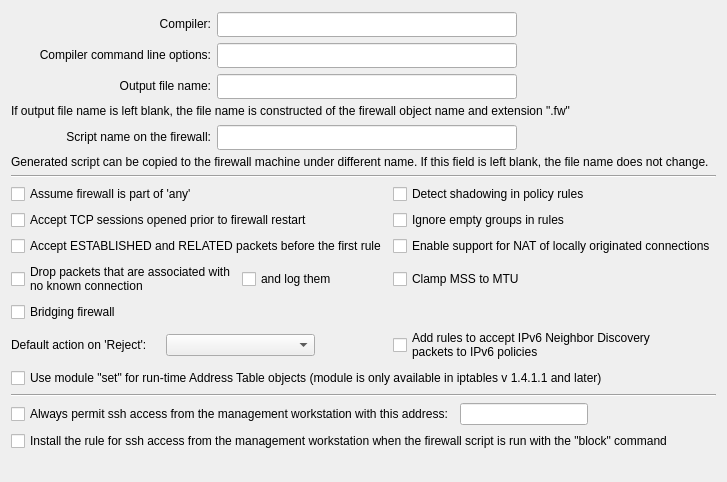
     <widget class="QWidget" name="tab0">
      <attribute name="title">
       <string>Compiler</string>
      </attribute>
      <layout class="QGridLayout" name="gridLayout_10">
       <item row="0" column="0">
        <layout class="QGridLayout" name="gridLayout_7"/>
       </item>
       <item row="1" column="0" colspan="2">
        <layout class="QGridLayout" name="gridLayout_9" columnstretch="5,5,5">
         <item row="1" column="0">
          <widget class="QLabel" name="compilerLabel">
           <property name="text">
            <string>Compiler:</string>
           </property>
           <property name="alignment">
            <set>Qt::AlignRight|Qt::AlignTrailing|Qt::AlignVCenter</set>
           </property>
           <property name="wordWrap">
            <bool>false</bool>
           </property>
          </widget>
         </item>
         <item row="1" column="1">
          <widget class="QLineEdit" name="compiler">
           <property name="minimumSize">
            <size>
             <width>300</width>
             <height>25</height>
            </size>
           </property>
           <property name="maximumSize">
            <size>
             <width>32767</width>
             <height>22</height>
            </size>
           </property>
          </widget>
         </item>
         <item row="2" column="0">
          <widget class="QLabel" name="compilerArgsLabel">
           <property name="sizePolicy">
            <sizepolicy hsizetype="Expanding" vsizetype="Preferred">
             <horstretch>0</horstretch>
             <verstretch>0</verstretch>
            </sizepolicy>
           </property>
           <property name="text">
            <string>Compiler command line options:</string>
           </property>
           <property name="alignment">
            <set>Qt::AlignRight|Qt::AlignTrailing|Qt::AlignVCenter</set>
           </property>
           <property name="wordWrap">
            <bool>false</bool>
           </property>
          </widget>
         </item>
         <item row="2" column="1">
          <widget class="QLineEdit" name="compilerArgs">
           <property name="minimumSize">
            <size>
             <width>0</width>
             <height>25</height>
            </size>
           </property>
           <property name="maximumSize">
            <size>
             <width>32767</width>
             <height>22</height>
            </size>
           </property>
          </widget>
         </item>
         <item row="3" column="0">
          <widget class="QLabel" name="textLabel1_5">
           <property name="sizePolicy">
            <sizepolicy hsizetype="Expanding" vsizetype="Preferred">
             <horstretch>0</horstretch>
             <verstretch>0</verstretch>
            </sizepolicy>
           </property>
           <property name="text">
            <string>Output file name:</string>
           </property>
           <property name="alignment">
            <set>Qt::AlignRight|Qt::AlignTrailing|Qt::AlignVCenter</set>
           </property>
           <property name="wordWrap">
            <bool>true</bool>
           </property>
          </widget>
         </item>
         <item row="3" column="1">
          <widget class="QLineEdit" name="outputFileName">
           <property name="minimumSize">
            <size>
             <width>300</width>
             <height>25</height>
            </size>
           </property>
           <property name="maximumSize">
            <size>
             <width>32767</width>
             <height>22</height>
            </size>
           </property>
          </widget>
         </item>
         <item row="1" column="2">
          <spacer name="horizontalSpacer_3">
           <property name="orientation">
            <enum>Qt::Horizontal</enum>
           </property>
           <property name="sizeHint" stdset="0">
            <size>
             <width>40</width>
             <height>20</height>
            </size>
           </property>
          </spacer>
         </item>
        </layout>
       </item>
       <item row="2" column="0" colspan="2">
        <widget class="QLabel" name="label_7">
         <property name="text">
          <string>If output file name is left blank, the file name is constructed of the firewall object name and extension &quot;.fw&quot;</string>
         </property>
         <property name="wordWrap">
          <bool>true</bool>
         </property>
        </widget>
       </item>
       <item row="3" column="0" colspan="2">
        <layout class="QGridLayout" name="gridLayout_8" columnstretch="5,5,5">
         <item row="0" column="0">
          <widget class="QLabel" name="label_2">
           <property name="text">
            <string>Script name on the firewall:</string>
           </property>
           <property name="alignment">
            <set>Qt::AlignRight|Qt::AlignTrailing|Qt::AlignVCenter</set>
           </property>
          </widget>
         </item>
         <item row="0" column="1">
          <widget class="QLineEdit" name="fileNameOnFw">
           <property name="minimumSize">
            <size>
             <width>300</width>
             <height>25</height>
            </size>
           </property>
           <property name="maximumSize">
            <size>
             <width>32767</width>
             <height>22</height>
            </size>
           </property>
          </widget>
         </item>
         <item row="0" column="2">
          <spacer name="horizontalSpacer">
           <property name="orientation">
            <enum>Qt::Horizontal</enum>
           </property>
           <property name="sizeHint" stdset="0">
            <size>
             <width>40</width>
             <height>20</height>
            </size>
           </property>
          </spacer>
         </item>
        </layout>
       </item>
       <item row="4" column="0" colspan="2">
        <widget class="QLabel" name="label_4">
         <property name="text">
          <string>Generated script can be copied to the firewall machine under different name. If this field is left blank, the file name does not change.</string>
         </property>
         <property name="wordWrap">
          <bool>true</bool>
         </property>
        </widget>
       </item>
       <item row="5" column="0" colspan="2">
        <widget class="Line" name="line4_2">
         <property name="frameShape">
          <enum>QFrame::HLine</enum>
         </property>
         <property name="frameShadow">
          <enum>QFrame::Sunken</enum>
         </property>
         <property name="orientation">
          <enum>Qt::Horizontal</enum>
         </property>
        </widget>
       </item>
       <item row="6" column="0" colspan="2">
        <layout class="QGridLayout" name="gridLayout_5">
         <item row="0" column="0">
          <widget class="QCheckBox" name="assumeFwIsPartOfAny">
           <property name="sizePolicy">
            <sizepolicy hsizetype="Minimum" vsizetype="Fixed">
             <horstretch>0</horstretch>
             <verstretch>0</verstretch>
            </sizepolicy>
           </property>
           <property name="text">
            <string>Assume firewall is part of 'any'</string>
           </property>
          </widget>
         </item>
         <item row="0" column="1">
          <widget class="QCheckBox" name="shadowing">
           <property name="sizePolicy">
            <sizepolicy hsizetype="Minimum" vsizetype="Fixed">
             <horstretch>0</horstretch>
             <verstretch>0</verstretch>
            </sizepolicy>
           </property>
           <property name="text">
            <string>Detect shadowing in policy rules</string>
           </property>
          </widget>
         </item>
         <item row="1" column="0">
          <widget class="QCheckBox" name="acceptSessions">
           <property name="sizePolicy">
            <sizepolicy hsizetype="Minimum" vsizetype="Fixed">
             <horstretch>0</horstretch>
             <verstretch>0</verstretch>
            </sizepolicy>
           </property>
           <property name="text">
            <string>Accept TCP sessions opened prior to firewall restart</string>
           </property>
          </widget>
         </item>
         <item row="1" column="1">
          <widget class="QCheckBox" name="emptyGroups">
           <property name="sizePolicy">
            <sizepolicy hsizetype="Minimum" vsizetype="Fixed">
             <horstretch>0</horstretch>
             <verstretch>0</verstretch>
            </sizepolicy>
           </property>
           <property name="text">
            <string>Ignore empty groups in rules</string>
           </property>
          </widget>
         </item>
         <item row="2" column="0">
          <widget class="QCheckBox" name="acceptESTBeforeFirst">
           <property name="sizePolicy">
            <sizepolicy hsizetype="Minimum" vsizetype="Fixed">
             <horstretch>0</horstretch>
             <verstretch>0</verstretch>
            </sizepolicy>
           </property>
           <property name="text">
            <string>Accept ESTABLISHED and RELATED packets before the first rule</string>
           </property>
          </widget>
         </item>
         <item row="2" column="1">
          <widget class="QCheckBox" name="localNAT">
           <property name="sizePolicy">
            <sizepolicy hsizetype="Minimum" vsizetype="Fixed">
             <horstretch>0</horstretch>
             <verstretch>0</verstretch>
            </sizepolicy>
           </property>
           <property name="text">
            <string>Enable support for NAT of locally originated connections</string>
           </property>
          </widget>
         </item>
         <item row="3" column="0">
          <layout class="QHBoxLayout" name="horizontalLayout_3">
           <item>
            <widget class="QCheckBox" name="dropInvalid">
             <property name="text">
              <string>Drop packets that are associated with
no known connection</string>
             </property>
            </widget>
           </item>
           <item>
            <widget class="QCheckBox" name="logInvalid">
             <property name="text">
              <string>and log them</string>
             </property>
            </widget>
           </item>
          </layout>
         </item>
         <item row="3" column="1">
          <widget class="QCheckBox" name="clampMSStoMTU">
           <property name="sizePolicy">
            <sizepolicy hsizetype="Minimum" vsizetype="Fixed">
             <horstretch>0</horstretch>
             <verstretch>0</verstretch>
            </sizepolicy>
           </property>
           <property name="toolTip">
            <string>This adds a rule on top of the policy with iptables target TCPMSS
and option --clamp-mss-to-pmtu. Generation of this command is
version-dependent and also depends on the setting of ip or ipv6 forwarding
in host settings dialog.
</string>
           </property>
           <property name="text">
            <string>Clamp MSS to MTU</string>
           </property>
          </widget>
         </item>
         <item row="4" column="0">
          <widget class="QCheckBox" name="bridge">
           <property name="sizePolicy">
            <sizepolicy hsizetype="Minimum" vsizetype="Fixed">
             <horstretch>0</horstretch>
             <verstretch>0</verstretch>
            </sizepolicy>
           </property>
           <property name="text">
            <string>Bridging firewall</string>
           </property>
          </widget>
         </item>
         <item row="5" column="0">
          <layout class="QHBoxLayout" name="horizontalLayout_4">
           <item>
            <widget class="QLabel" name="textLabel9">
             <property name="text">
              <string>Default action on 'Reject':</string>
             </property>
             <property name="wordWrap">
              <bool>false</bool>
             </property>
            </widget>
           </item>
           <item>
            <widget class="QComboBox" name="actionOnReject"/>
           </item>
           <item>
            <spacer>
             <property name="orientation">
              <enum>Qt::Horizontal</enum>
             </property>
             <property name="sizeType">
              <enum>QSizePolicy::Minimum</enum>
             </property>
             <property name="sizeHint" stdset="0">
              <size>
               <width>72</width>
               <height>20</height>
              </size>
             </property>
            </spacer>
           </item>
          </layout>
         </item>
         <item row="5" column="1">
          <widget class="QCheckBox" name="ipv6NeighborDiscovery">
           <property name="toolTip">
            <string>Compiler will automatically generate rules to permit ICMP6 packets used in IPv6
Neighbor Discovery after the rules that accept ESTABLISHED,RELATE and before 
the rule that drops packets in state INVALID.</string>
           </property>
           <property name="text">
            <string>Add rules to accept IPv6 Neighbor Discovery
packets to IPv6 policies</string>
           </property>
          </widget>
         </item>
         <item row="6" column="0" colspan="2">
          <widget class="QCheckBox" name="useModuleSet">
           <property name="text">
            <string>Use module &quot;set&quot; for run-time Address Table objects (module is only available in iptables v 1.4.1.1 and later)</string>
           </property>
          </widget>
         </item>
        </layout>
       </item>
       <item row="7" column="0" colspan="2">
        <widget class="Line" name="line4">
         <property name="frameShape">
          <enum>QFrame::HLine</enum>
         </property>
         <property name="frameShadow">
          <enum>QFrame::Sunken</enum>
         </property>
         <property name="orientation">
          <enum>Qt::Horizontal</enum>
         </property>
        </widget>
       </item>
       <item row="8" column="0" colspan="2">
        <layout class="QHBoxLayout" name="horizontalLayout_5">
         <item>
          <widget class="QCheckBox" name="mgmt_ssh">
           <property name="text">
            <string>Always permit ssh access from the management workstation with this address:</string>
           </property>
          </widget>
         </item>
         <item>
          <widget class="QLineEdit" name="mgmt_addr">
           <property name="sizePolicy">
            <sizepolicy hsizetype="Expanding" vsizetype="Fixed">
             <horstretch>0</horstretch>
             <verstretch>0</verstretch>
            </sizepolicy>
           </property>
           <property name="maximumSize">
            <size>
             <width>32767</width>
             <height>32767</height>
            </size>
           </property>
          </widget>
         </item>
         <item>
          <spacer name="horizontalSpacer_2">
           <property name="orientation">
            <enum>Qt::Horizontal</enum>
           </property>
           <property name="sizeHint" stdset="0">
            <size>
             <width>40</width>
             <height>20</height>
            </size>
           </property>
          </spacer>
         </item>
        </layout>
       </item>
       <item row="9" column="0" colspan="2">
        <widget class="QCheckBox" name="add_mgmt_ssh_rule_when_stoped">
         <property name="text">
          <string>Install the rule for ssh access from the management workstation when the firewall script is run with the &quot;block&quot; command</string>
         </property>
        </widget>
       </item>
       <item row="10" column="1">
        <spacer>
         <property name="orientation">
          <enum>Qt::Vertical</enum>
         </property>
         <property name="sizeType">
          <enum>QSizePolicy::Expanding</enum>
         </property>
         <property name="sizeHint" stdset="0">
          <size>
           <width>20</width>
           <height>20</height>
          </size>
         </property>
        </spacer>
       </item>
      </layout>
     </widget>
